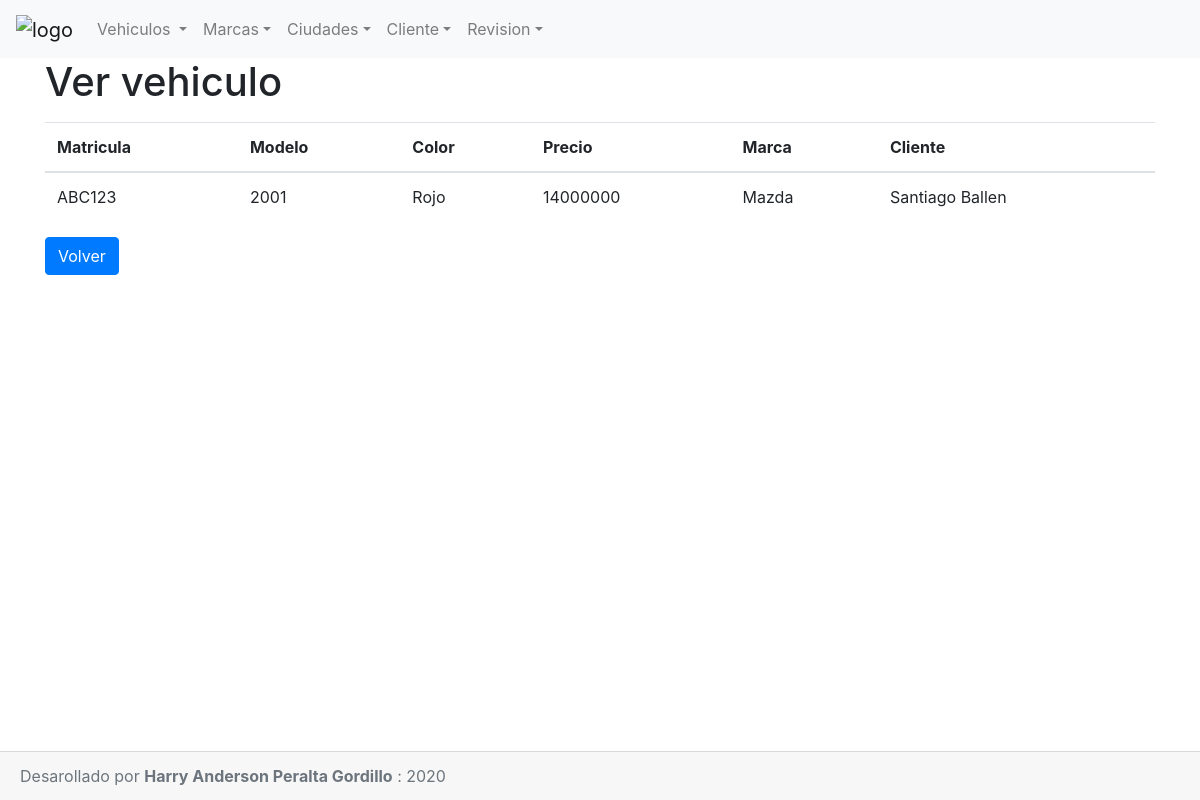
/index.php?control=vehiculo&action=view&matricula=ABC123, run on the app's committed database.
### tables this page shows
CREATE TABLE `vehiculo` (
  `matricula` char(6) NOT NULL,
  `modelo` int(11) NOT NULL,
  `color` varchar(20) NOT NULL,
  `precio` int(11) NOT NULL,
  `codigoCliente` int(11) NOT NULL,
  `codigoMarca` int(11) NOT NULL
);

CREATE TABLE `marca` (
  `codigo` int(11) NOT NULL,
  `descripcion` varchar(30) NOT NULL
);

CREATE TABLE `cliente` (
  `codigo` int(11) NOT NULL,
  `identificacion` int(11) NOT NULL,
  `nombre` varchar(50) NOT NULL,
  `direccion` varchar(50) NOT NULL,
  `telefono` varchar(20) NOT NULL,
  `codigoCiudad` int(11) NOT NULL
);

### controllers/VehiculoController.php (called while the page is built, shortened)
<?php
    class VehiculoController
    {
        public function __construct()
        {
            require_once "models/Vehiculo.php";
        }
        public function view($matricula)
        {
            $vehiculos = new Vehiculo();
            $data["vehiculo"] = $vehiculos->getVehiculo($matricula);
            $data["titulo"] = "Ver vehiculo";
            require_once "views/vehiculos/view.php";
        }
    }
?>

### config/conexion.php (called while the page is built, shortened)
<?php
class Conectar
{
    public static function conexion()
    {
        $conexion = new mysqli("localhost","root","","concesionario");
        return $conexion;
    }
}
?>

### models/Vehiculo.php (called while the page is built, shortened)
<?php
    class Vehiculo
    {
        private $db;
        public function __construct()
        {
            $this->db = Conectar::conexion();
        }
        public function getVehiculo($matricula)
        {
            $sql = "SELECT * " .
                    "FROM vehiculo " .
                    "INNER JOIN marca ON vehiculo.codigoMarca = marca.codigo " .
                    "INNER JOIN cliente ON vehiculo.codigoCliente  = cliente.codigo " .
                    "WHERE vehiculo.matricula = '$matricula'";
            $resultado = $this->db->query($sql);
            $row = $resultado->fetch_assoc();
            return $row;
        }
    }
?>

### views/vehiculos/view.php (the view)
<?php require "views/shared/header.php"; ?>
<div class="container">
<h1> <?php echo $data["titulo"]?></h1>
    <table class="table mt-3">
        <thead>
            <tr>
                <th>Matricula</th>
                <th>Modelo</th>
                <th>Color</th>
                <th>Precio</th>
                <th>Marca</th>
                <th>Cliente</th>
            </tr>
        </thead>
        <tbody>
                <tr>
                    <td><?= $data["vehiculo"]['matricula'] ?></td>
                    <td><?= $data["vehiculo"]['modelo'] ?></td>
                    <td><?= $data["vehiculo"]['color'] ?></td>
                    <td><?= $data["vehiculo"]['precio'] ?></td>
                    <td><?= $data["vehiculo"]['descripcion'] ?></td>
                    <td><?= $data["vehiculo"]['nombre'] ?></td>
                </tr>
        </tbody>
    </table>
    <a href="index.php?control=vehiculo&action=index" class="btn btn-primary">Volver</a>
</div>
<?php require "views/shared/footer.php"; ?>

### data on the page
vehiculo: matricula "ABC123", modelo "2001", color "Rojo", precio "14000000", codigoMarca.descripcion "Mazda", codigoCliente.nombre "Santiago Ballen"

### other printed values
$data["titulo"] "Ver vehiculo"
